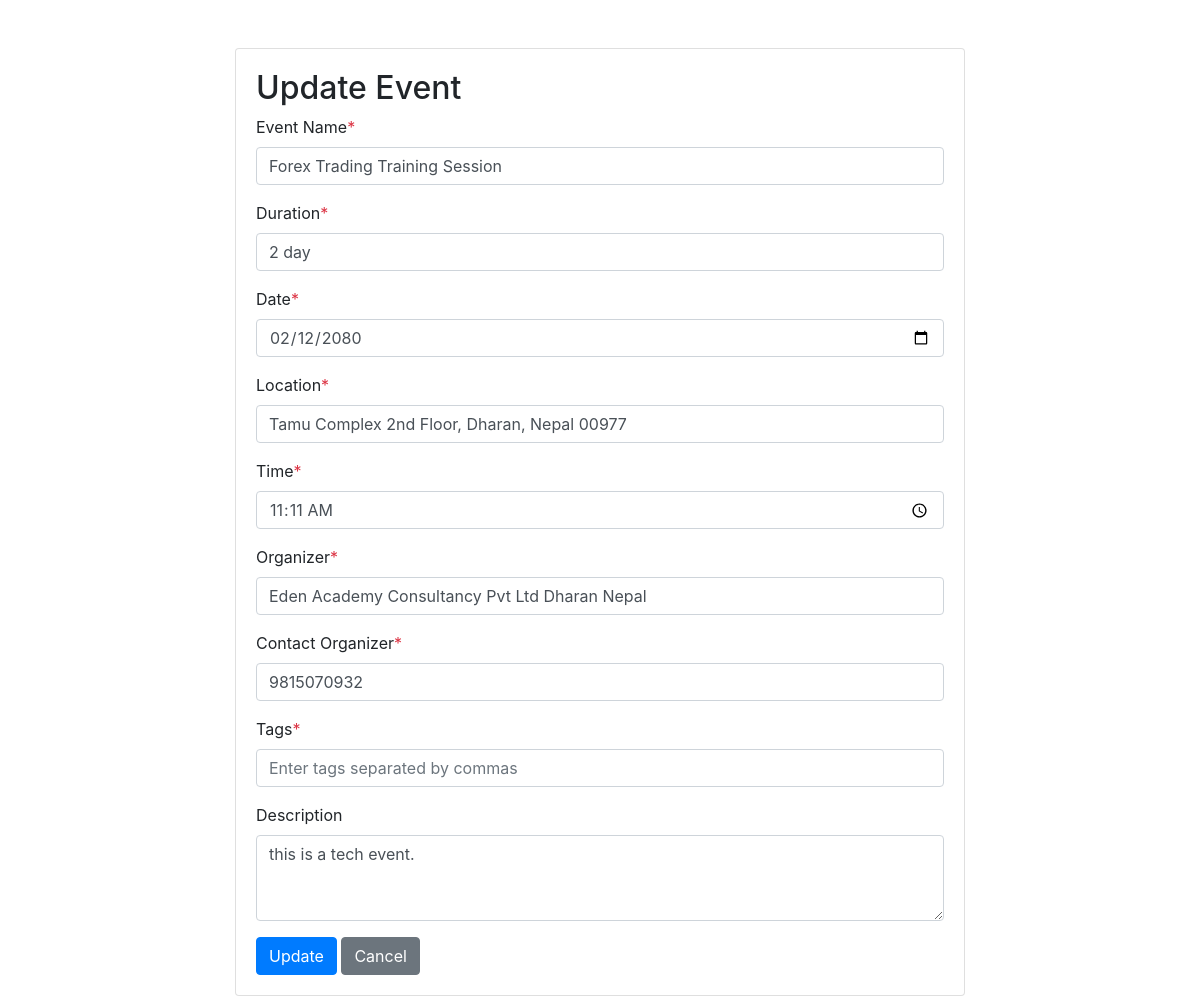
/update_event/1, run on an earlier commit of the app's database.
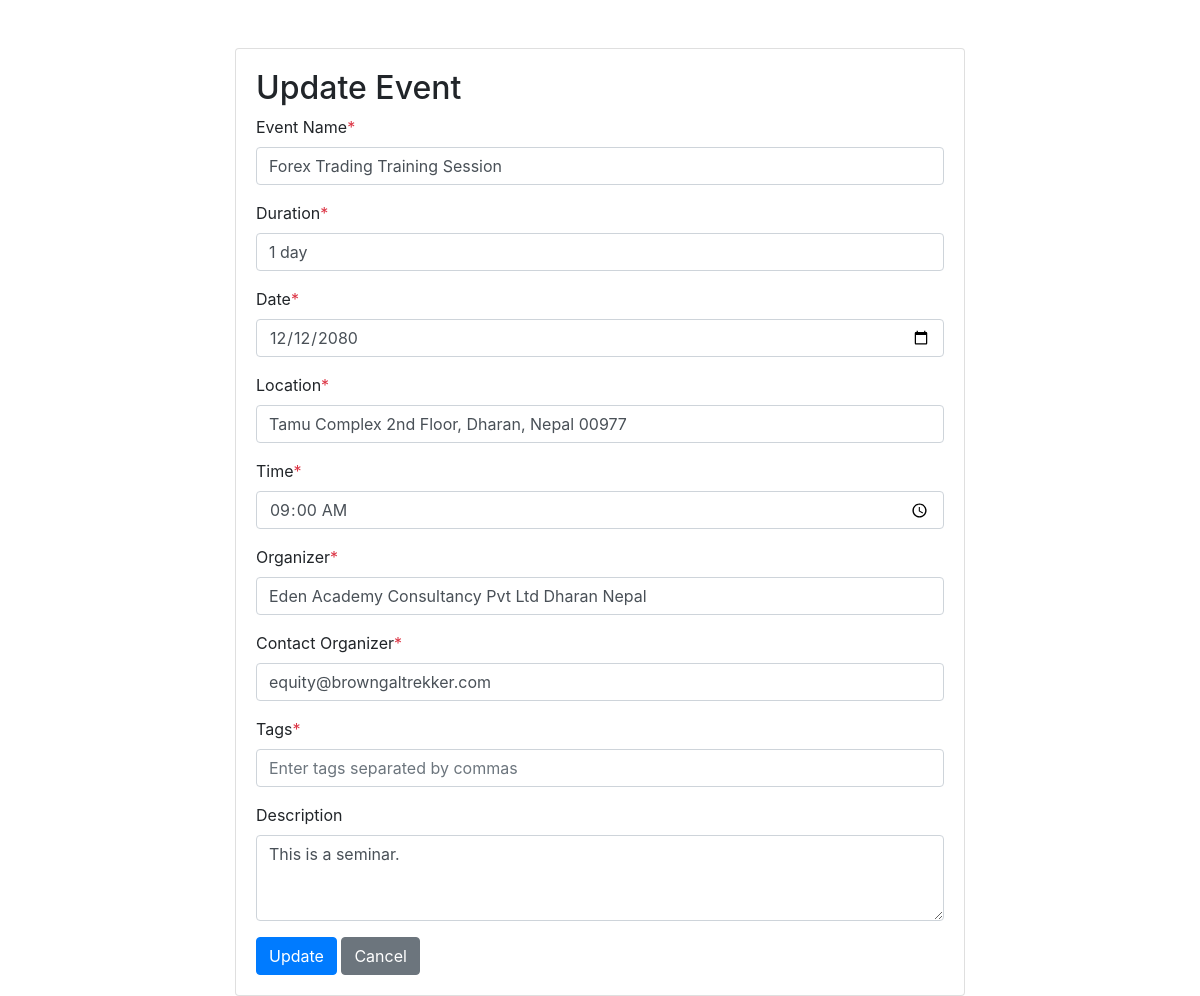
And on a later commit of the database.
### app.py (models this page shows)
class Event(db.Model):
    id = db.Column(db.Integer, primary_key=True)
    eventname = db.Column(db.String(255), nullable=False)
    duration = db.Column(db.String(100), nullable=False)
    date = db.Column(db.String(100), nullable=False)
    location = db.Column(db.String(100), nullable=False)
    description = db.Column(db.String(1024), nullable=False)
    time = db.Column(db.String(100), nullable=False)
    organizer = db.Column(db.String(100), nullable=False)
    contactorganizer = db.Column(db.String(100), nullable=False)
    tags = db.Column(db.String(100), nullable=False)

### app.py (the view, shortened to what this page needs)
@app.route('/update_event/<int:event_id>', methods=['GET','POST'])
def update_event_page(event_id):
    event = Event.query.get_or_404(event_id)
    return render_template('update_event.html', event=event)

### templates/update_event.html (shortened to what this page needs)
<!DOCTYPE html>
<html lang="en">
<head>
    <link rel="stylesheet" href="https://cdn.jsdelivr.net/npm/bootstrap@4.3.1/dist/css/bootstrap.min.css">
</head>
<body>
    <div class="container mt-5">
        <div class="row justify-content-center">
            <div class="col-md-8">
                <div class="card">
                    <div class="card-body">
                        <h2>Update Event</h2>
                        <form method="POST" action="{{ url_for('update_event_page', event_id=event.id) }}">
                            <div class="form-group">
                                <label for="eventname">Event Name<span class="text-danger">*</span></label>
                                <input type="text" class="form-control" id="eventname" name="eventname" value="{{ event.eventname }}" required>
                            </div>
                            <div class="form-group">
                                <label for="duration">Duration<span class="text-danger">*</span></label>
                                <input type="text" class="form-control" id="duration" name="duration" value="{{ event.duration }}" required>
                            </div>
                            <div class="form-group">
                                <label for="date">Date<span class="text-danger">*</span></label>
                                <input type="date" class="form-control" id="date" name="date" value="{{ event.date }}" required>
                            </div>
                            <div class="form-group">
                                <label for="location">Location<span class="text-danger">*</span></label>
                                <input type="text" class="form-control" id="location" name="location" value="{{ event.location }}" required>
                            </div>
                            <div class="form-group">
                                <label for="time">Time<span class="text-danger">*</span></label>
                                <input type="time" class="form-control" id="time" name="time" value="{{ event.time }}" required>
                            </div>
                            <div class="form-group">
                                <label for="organizer">Organizer<span class="text-danger">*</span></label>
                                <input type="text" class="form-control" id="organizer" name="organizer" value="{{ event.organizer }}" required>
                            </div>
                            <div class="form-group">
                                <label for="contactorganizer">Contact Organizer<span class="text-danger">*</span></label>
                                <input type="text" class="form-control" id="contactorganizer" name="contactorganizer" value="{{ event.contactorganizer }}" required>
                            </div>
                            <div class="form-group">
                                <label for="eventTags">Tags<span class="text-danger">*</span></label>
                                <input type="text" class="form-control" name="tags" id="eventTags" placeholder="Enter tags separated by commas" required>
                            </div>
                            <div class="form-group">
                                <label for="description">Description</span></label>
                                <textarea class="form-control" id="description" name="description" rows="3" required>{{ event.description }}</textarea>
                            </div>
                            <button type="submit" class="btn btn-primary">Update</button>
                            <a href="{{ url_for('event_details', event_id=event.id) }}" class="btn btn-secondary">Cancel</a>
                        </form>
                    </div>
                </div>
            </div>
        </div>
    </div>
</body>
</html>

What changed in the data, as far as the page shows it:
changed Event "Forex Trading Training Session": duration "2 day" → "1 day"; date "02/12/2080" → "12/12/2080"; time "11:11" → "09:00"; contactorganizer "9815070932" → "equity@browngaltrekker.com"; description "this is a tech event." → "This is a seminar."
